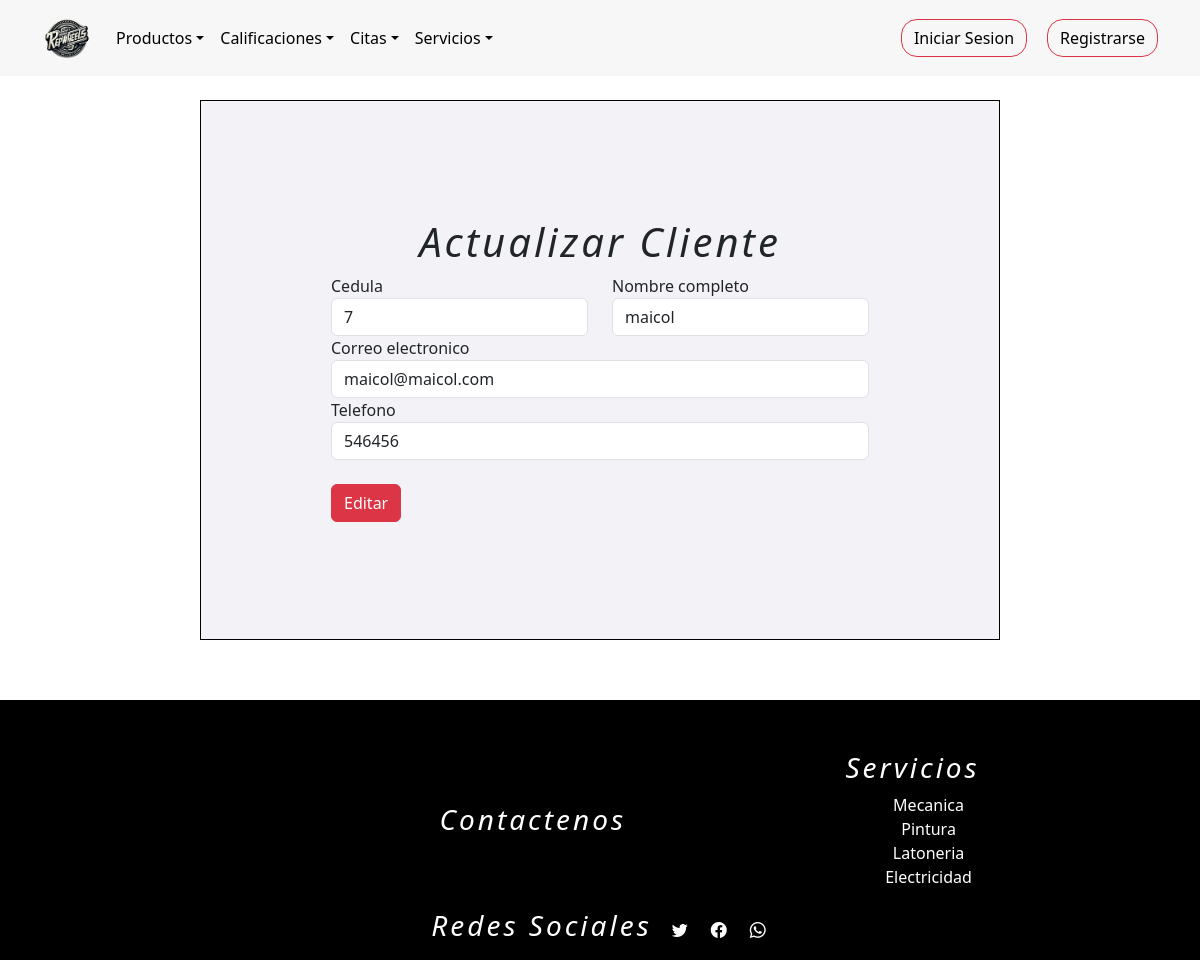
The app's page /clientesEditar/4, older data.
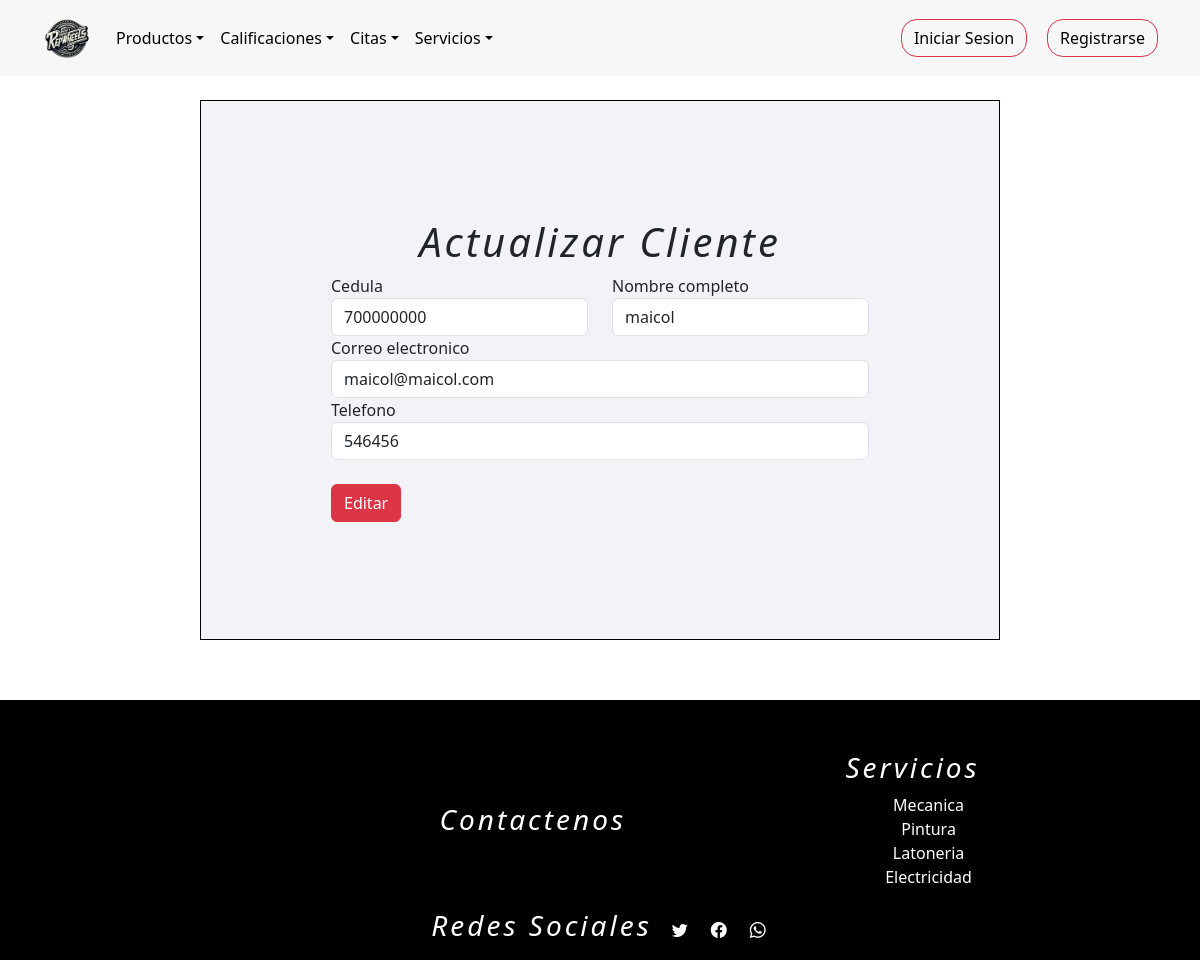
The same page, newer data.
### tienda/models.py (models this page shows, shortened)
class Usuarios(AbstractUser):
    username = None
    nombre = models.CharField(max_length=254)
    email = models.EmailField(max_length=254, unique=True,blank=False,null=True)
    password = models.CharField(max_length=254,blank=False,null=True)
    foto = models.ImageField(upload_to="media/", default="media/user.png")
    token_recuperar = models.CharField(max_length=254,blank=False,null=False,default=0)
    telefono=models.IntegerField(null=False,blank=True,default='0')
    cargo = models.CharField(max_length=254,null=False)
    direccion=models.CharField(max_length=254)
    cedula=models.IntegerField(blank=True,null=False,default='0')
    ROLES = (
        (1,"administrador"),
        (2,"proveedor"),
        (3,"empleado"),
        (4,"cliente"),
    )
    rol=models.IntegerField(choices=ROLES,default=4)
    n = models.IntegerField(blank=True,null=False,default=0)
    USERNAME_FIELD = "email"
    REQUIRED_FIELDS = ["nombre"]
    objects = CustomUserManager()

### tienda/views.py (the view)
# urls.py: path('clientesEditar/<int:id>',views.clientesEditar, name="clientesEditar"),
def clientesEditar(request,id):
    q = Usuarios.objects.get(pk = id)
    contexto = {"data" : q}
    return render(request,"tienda/clientes/editarCliente.html",contexto)

### tienda/templates/tienda/clientes/editarCliente.html (shortened to what this page needs)
{% extends 'tienda/base2.html' %}
{% load static %}
{% block contenedor %}
<main>
  <form class="form1" action="{% url 'clientesActualizar' %}" method="post" enctype="multipart/form-data">
    <h1>Actualizar Cliente</h1>
    <div class="form-row">
      <div class="row">
        <div class="col">
          <div class="form-group col-md-12">
            <label for="inputEmail4">Cedula</label>
            <input type="number" class="form-control" id="Cedula" name="cedula" placeholder="Cedula" value="{{ data.cedula }}">
          </div>
        </div><br>
        <div class="col">
          <div class="form-group col-md-12">
            <label for="inputPassword4">Nombre completo</label>
            <input type="Text" class="form-control" id="NombreC" name="nombre_completo" placeholder="Nombre completo" value="{{ data.nombre }}">
          </div>
        </div>
      </div>
      <div class="form-group col-md-12">
        <label for="inputAddress2">Correo electronico</label>
        <input type="text" class="form-control" id="inputAddress2" name="correo" value="{{ data.email }}"  placeholder="Correo">
      </div>
      <div class="form-group col-md-12">
        <label for="inputAddress2">Telefono</label>
        <input type="Text" class="form-control" id="inputAddress2" name="telefono" value="{{ data.telefono }}" placeholder="Telefono">
      </div>
      <br>
      <button type="submit" class="btn btn-danger"> Editar <br></button>
    </div>
  </form>
</main>
{% endblock %}

Row changes from the older to the newer data that the page shows:
changed Usuarios "maicol": cedula "7" → "700000000"
